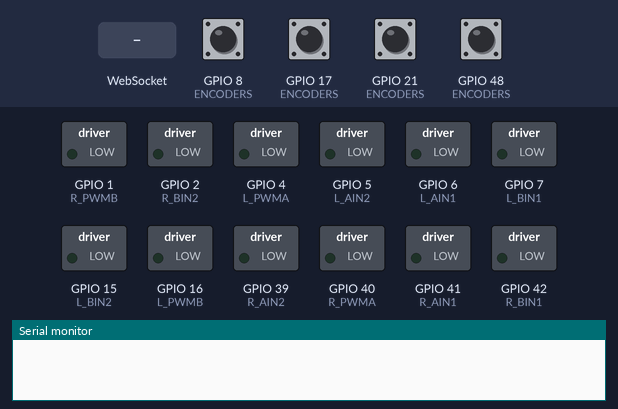
A program run on a simulated ESP32-S3. On the bench: switched loads named in the program (green lamp = pin HIGH), the last lines printed to the serial monitor. The inputs (shaded band) are chosen by the test bench; at power-on: GPIO 8 (ENCODERS), GPIO 17 (ENCODERS), GPIO 21 (ENCODERS), GPIO 48 (ENCODERS) HIGH. WiFi joins after 1.5 s; servers stay silent unless stated.

Above: at 0.0 s.
At 2.2 s:
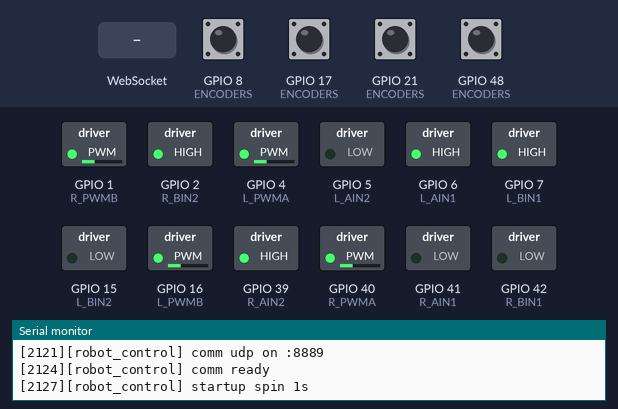
At 3.5 s:
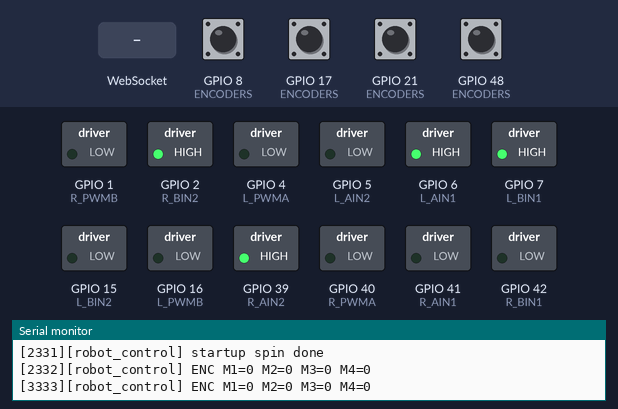
3.6 s: WebSocket text "1" received
Timing chart, 0 to 6.6 s (numbered marks = the images above; inputs shaded):
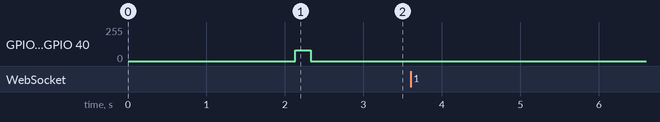

The program:

main.cpp
```cpp
#include <Arduino.h>
#include <ESPmDNS.h>
#include <ArduinoOTA.h>

#include "logger.h"
#include "config.h"
#include "motors.h"
#include "encoders.h"
#include "netservices.h"
#include "webcontrol.h"
#include "comm.h"

unsigned long lastBlink = 0;
unsigned long lastLog = 0;
bool ledState = false;

void setup() {
  Serial.begin(115200);
  delay(500);
  Serial.println("\n=== robot_control boot ===");

  setupWiFi();

  logger_begin();
  LOG("boot complete\n");

  if (MDNS.begin(HOSTNAME)) {
    LOG("mDNS started as robot_control.local\n");
  }

  setupOTA();

  setupEncoders();
  LOG("encoders ready\n");

  setupMotors();
  LOG("motors ready\n");

  setupWebControl();

  setupComm();
  LOG("comm ready\n");

  // startup spin for testing
  LOG("startup spin 1s\n");
  motorM1(true, START_DUTY);
  motorM2(true, START_DUTY);
  motorM3(true, START_DUTY);
  motorM4(true, START_DUTY);
  delay(200);
  motorsStop();
  LOG("startup spin done\n");
}

// Service OTA, blink LED and log encoder counts once per second
void loop() {

  ArduinoOTA.handle();

  commPoll();

  webControlLoop();

  unsigned long now = millis();

  // LED toggle
  if (now - lastBlink > 1000) {
    lastBlink = now;
    ledState = !ledState;
    neopixelWrite(RGB_PIN, 0, ledState ? 8 : 0, 0);
  }

  // log encoder counts
  if (now - lastLog > 1000) {
    lastLog = now;
    int32_t c[4];
    noInterrupts();
    for (int i = 0; i < 4; i++) c[i] = encoderCounts[i];
    interrupts();
    LOG("ENC M1=%ld M2=%ld M3=%ld M4=%ld\n",
        (long)c[0], (long)c[1], (long)c[2], (long)c[3]);
  }

  // send telemetry data in intervals
  static unsigned long lastTelem = 0;
  if (now - lastTelem > 50) {     // 20 Hz
    lastTelem = now;
    commSendTelemetry();
  }
}
```

comm.h
```cpp
#pragma once
#include <Arduino.h>

// Start UDP comm channel to the Raspberry Pi bridge.
void setupComm();

// Service incoming cmd packets + failsafe
void commPoll();

// Push telemetry (encoder counts + timestamp) to the Pi
void commSendTelemetry();
```

credentials_example.h
```cpp
#pragma once
#define WIFI_SSID ""
#define WIFI_PASS ""
#define OTA_PASSWORD ""
```

encoders.h
```cpp
#pragma once
#include <Arduino.h>

extern volatile int32_t encoderCounts[4];

// Configure encoder pins and attach one ISR per motor
void setupEncoders();
```

kinematics.h
```cpp
#pragma once
#include <Arduino.h>

// Wheel order matches the motor indices: 0=M1 (left-front), 1=M2 (left-rear),
// 2=M3 (right-front), 3=M4 (right-rear). Values are normalized to -100..100.
struct WheelSpeeds { int16_t m[4]; };

// Mecanum mixing.
//   vx    = strafe right (+) / left (-)
//   vy    = forward (+) / backward (-)
//   omega = rotate CCW (+) / CW (-)
//
inline WheelSpeeds mecanumMix(int vx, int vy, int omega) {
  int m1 = vy + vx + omega;  // left-front
  int m2 = vy - vx + omega;  // left-rear
  int m3 = vy - vx - omega;  // right-front
  int m4 = vy + vx - omega;  // right-rear

  int maxMag = max(max(abs(m1), abs(m2)), max(abs(m3), abs(m4)));
  if (maxMag > 100) {
    m1 = m1 * 100 / maxMag;
    m2 = m2 * 100 / maxMag;
    m3 = m3 * 100 / maxMag;
    m4 = m4 * 100 / maxMag;
  }

  return { { (int16_t)m1, (int16_t)m2, (int16_t)m3, (int16_t)m4 } };
}
```

logger.h
```cpp
#pragma once
#include <Arduino.h>

void logger_begin(uint16_t port = 4444);
void logger_log(const char* fmt, ...);

#define LOG(...) logger_log(__VA_ARGS__)
```

motors.h
```cpp
#pragma once
#include <Arduino.h>

// Init direction pins and PWM channels, leave all motors stopped
void setupMotors();

// Drive left-front motor: direction + duty
void motorM1(bool fwd, uint8_t duty);

// Drive left-rear motor: direction + duty
void motorM2(bool fwd, uint8_t duty);

// Drive right-front motor; polarity inverted (right side mirrored)
void motorM3(bool fwd, uint8_t duty);

// Drive right-rear motor; polarity inverted (right side mirrored)
void motorM4(bool fwd, uint8_t duty);

// Cut PWM on all four motors
void motorsStop();

// Drive a single motor by signed speed (-255..255); sign sets direction.
// Index: 0=M1, 1=M2, 2=M3, 3=M4.
void setMotor(uint8_t idx, int16_t speed);

// Mix a drive command (vx strafe, vy forward, omega rotate; each ~ -100..100)
// through the mecanum kinematics and apply it to all four wheels.
void driveRobot(int vx, int vy, int omega);
```

netservices.h
```cpp
#pragma once

void setupWiFi();

// Register OTA update handlers and start the service
void setupOTA();
```

webcontrol.h
```cpp
#pragma once

// Start the HTTP server (serves the joystick page) and the /ws WebSocket.
void setupWebControl();

// Service the WebSocket and push the current command to the motors.
void webControlLoop();
```

webpage.h
```cpp
#pragma once
#include <Arduino.h>

// Control page served at "/". Talks raw binary over /ws:
//   3 signed bytes per frame -> [vx, vy, omega], each -100..100.
static const char INDEX_HTML[] PROGMEM = R"HTML(
<!DOCTYPE html>
<html lang="en">
<head>
<meta charset="utf-8">
<meta name="viewport" content="width=device-width, initial-scale=1, maximum-scale=1, user-scalable=no">
<title>robot control</title>
<style>
  :root { color-scheme: dark; }
  * { box-sizing: border-box; }
  html, body {
    margin: 0; height: 100%;
    background: #0e0f13; color: #e6e7ea;
    font-family: ui-sans-serif, system-ui, -apple-system, sans-serif;
    overflow: hidden; touch-action: none; user-select: none;
  }
  body { display: flex; flex-direction: column; align-items: center; }
  header {
    width: 100%; padding: 14px 16px;
    display: flex; align-items: center; justify-content: space-between;
    border-bottom: 1px solid #23252c;
  }
  h1 { font-size: 15px; font-weight: 600; margin: 0; letter-spacing: .02em; }
  #status { font-size: 13px; padding: 4px 10px; border-radius: 999px; background: #2a2d35; }
  #status.ok  { background: #14361f; color: #6ee7a0; }
  #status.bad { background: #3a1820; color: #f08a9b; }
  main { flex: 1; width: 100%; display: flex; align-items: center; justify-content: center; }
  #pad {
    position: relative;
    width: min(76vw, 320px); height: min(76vw, 320px);
    border-radius: 50%;
    background: radial-gradient(circle at 50% 50%, #1a1c22 0%, #131419 70%);
    border: 1px solid #2a2d35;
    touch-action: none;
  }
  #knob {
    position: absolute; left: 50%; top: 50%;
    width: 34%; height: 34%;
    border-radius: 50%;
    background: radial-gradient(circle at 40% 35%, #4f8cff, #2a5fd6);
    box-shadow: 0 6px 20px rgba(0,0,0,.45);
    transform: translate(-50%, -50%);
    transition: transform .05s linear;
  }
  footer {
    width: 100%; padding: 10px 16px 18px;
    display: flex; justify-content: center; gap: 22px;
    font-variant-numeric: tabular-nums; font-size: 13px; color: #9aa0ab;
  }
  footer b { color: #e6e7ea; font-weight: 600; }
  #speedbox {
    width: 100%; padding: 4px 16px 14px;
    display: flex; align-items: center; gap: 12px;
  }
  #speedbox label { font-size: 13px; color: #9aa0ab; white-space: nowrap; }
  #speedbox b { color: #e6e7ea; font-weight: 600; font-variant-numeric: tabular-nums; }
  #speed {
    flex: 1; height: 28px; -webkit-appearance: none; appearance: none;
    background: transparent; touch-action: none;
  }
  #speed::-webkit-slider-runnable-track {
    height: 6px; border-radius: 999px; background: #2a2d35;
  }
  #speed::-moz-range-track {
    height: 6px; border-radius: 999px; background: #2a2d35;
  }
  #speed::-webkit-slider-thumb {
    -webkit-appearance: none; appearance: none; margin-top: -9px;
    width: 24px; height: 24px; border-radius: 50%;
    background: radial-gradient(circle at 40% 35%, #4f8cff, #2a5fd6);
    box-shadow: 0 3px 10px rgba(0,0,0,.45);
  }
  #speed::-moz-range-thumb {
    width: 24px; height: 24px; border: none; border-radius: 50%;
    background: radial-gradient(circle at 40% 35%, #4f8cff, #2a5fd6);
    box-shadow: 0 3px 10px rgba(0,0,0,.45);
  }
</style>
</head>
<body>
  <header>
    <h1>robot_control</h1>
    <span id="status" class="bad">offline</span>
  </header>
  <main>
    <div id="pad"><div id="knob"></div></div>
  </main>
  <div id="speedbox">
    <label>speed</label>
    <input id="speed" type="range" min="0" max="100" value="100">
    <b id="spv">100</b>
  </div>
  <footer>
    <span>vx <b id="vx">0</b></span>
    <span>vy <b id="vy">0</b></span>
    <span>&omega; <b id="om">0</b></span>
  </footer>

<script>
const pad = document.getElementById('pad');
const knob = document.getElementById('knob');
const statusEl = document.getElementById('status');
const vxEl = document.getElementById('vx');
const vyEl = document.getElementById('vy');
const omEl = document.getElementById('om');
const speedEl = document.getElementById('speed');
const spvEl = document.getElementById('spv');

let cmd = { vx: 0, vy: 0, omega: 0 };   // current command, -100..100
let speed = 100;                        // overall throttle 0..100
let dragging = false;

speedEl.addEventListener('input', () => {
  speed = parseInt(speedEl.value, 10);
  spvEl.textContent = speed;
  sendCmd();
});

// ---- WebSocket ----
let ws;
function connect() {
  ws = new WebSocket('ws://' + location.host + '/ws');
  ws.binaryType = 'arraybuffer';
  ws.onopen  = () => { statusEl.textContent = 'connected'; statusEl.className = 'ok'; };
  ws.onclose = () => { statusEl.textContent = 'offline';   statusEl.className = 'bad'; setTimeout(connect, 800); };
  ws.onerror = () => { ws.close(); };
}
connect();

function sendCmd() {
  if (!ws || ws.readyState !== 1) return;
  const clamp = v => Math.max(-100, Math.min(100, Math.round(v)));
  const sp = Math.max(0, Math.min(100, Math.round(speed)));
  ws.send(new Int8Array([clamp(cmd.vx), clamp(cmd.vy), clamp(cmd.omega), sp]).buffer);
}

// 10 Hz heartbeat: keeps the failsafe alive and resends a held position
setInterval(sendCmd, 100);

// ---- Joystick ----
function setKnob(nx, ny) {            // nx, ny in -1..1
  const r = pad.clientWidth / 2;
  knob.style.transform =
    `translate(calc(-50% + ${nx * r * 0.6}px), calc(-50% + ${ny * r * 0.6}px))`;
}

function updateFromPoint(clientX, clientY) {
  const rect = pad.getBoundingClientRect();
  const cx = rect.left + rect.width / 2;
  const cy = rect.top + rect.height / 2;
  let dx = (clientX - cx) / (rect.width / 2);
  let dy = (clientY - cy) / (rect.height / 2);
  const mag = Math.hypot(dx, dy);
  if (mag > 1) { dx /= mag; dy /= mag; }   // clamp to unit circle

  setKnob(dx, dy);
  cmd.vx = dx * 100;            // right = +x
  cmd.vy = -dy * 100;           // up = forward = +y
  cmd.omega = 0;                // rotation not mapped yet
  vxEl.textContent = Math.round(cmd.vx);
  vyEl.textContent = Math.round(cmd.vy);
  omEl.textContent = Math.round(cmd.omega);
  sendCmd();
}

function release() {
  dragging = false;
  cmd = { vx: 0, vy: 0, omega: 0 };
  setKnob(0, 0);
  vxEl.textContent = vyEl.textContent = omEl.textContent = '0';
  sendCmd();
}

pad.addEventListener('pointerdown', e => {
  dragging = true; pad.setPointerCapture(e.pointerId);
  updateFromPoint(e.clientX, e.clientY);
});
pad.addEventListener('pointermove', e => { if (dragging) updateFromPoint(e.clientX, e.clientY); });
pad.addEventListener('pointerup', release);
pad.addEventListener('pointercancel', release);
</script>
</body>
</html>
)HTML";
```

comm.cpp
```cpp
#include "comm.h"
#include "config.h"
#include "motors.h"
#include "encoders.h"
#include "logger.h"
#include <WiFi.h>
#include <WiFiUdp.h>

#define PKT_CMD   0x01
#define PKT_TELEM 0x02
#define PKT_HELLO 0x03

static WiFiUDP udp;
static const uint16_t LOCAL_PORT = 8889;
static const uint16_t PI_PORT    = 8890;

static IPAddress piAddr;
static bool      piKnown   = false;
static uint32_t  lastCmdMs = 0;
static uint32_t  lastAnnounceMs = 0;

void setupComm() {
  udp.begin(LOCAL_PORT);
  LOG("comm udp on :%u\n", LOCAL_PORT);
}

// Broadcast a initial packet so the Pi can learn the address without
// static IPs or mDNS. Stops once the Pi is known.
static void commAnnounce() {
  if (piKnown) return;

  uint32_t now = millis();
  if (now - lastAnnounceMs < 1000) return;
  lastAnnounceMs = now;

  IPAddress bcast = WiFi.localIP();
  bcast[3] = 255;                            // subnet broadcast

  uint8_t hello = PKT_HELLO;
  udp.beginPacket(bcast, PI_PORT);
  udp.write(&hello, 1);
  udp.endPacket();
}

void commPoll() {
  commAnnounce();

  int sz = udp.parsePacket();
  if (sz >= 7) {
    uint8_t buf[7];
    udp.read(buf, 7);
    if (buf[0] == PKT_CMD) {
      int16_t vx, vy, omega;
      memcpy(&vx,    buf + 1, 2);
      memcpy(&vy,    buf + 3, 2);
      memcpy(&omega, buf + 5, 2);

      piAddr    = udp.remoteIP();   // learn / refresh Pi address
      piKnown   = true;
      lastCmdMs = millis();

      driveRobot(vx, vy, omega);
    }
  }

  // Failsafe: no command within timeout -> stop
  if (piKnown && millis() - lastCmdMs > FAILSAFE_TIMEOUT_MS) {
    motorsStop();
  }
}

void commSendTelemetry() {
  if (!piKnown) return;

  int32_t c[4];
  noInterrupts();
  for (int i = 0; i < 4; i++) c[i] = encoderCounts[i];
  interrupts();

  uint32_t ts = millis();

  uint8_t buf[21];
  buf[0] = PKT_TELEM;
  memcpy(buf + 1,  c,   16);
  memcpy(buf + 17, &ts,  4);

  udp.beginPacket(piAddr, PI_PORT);
  udp.write(buf, 21);
  udp.endPacket();
}
```

encoders.cpp
```cpp
#include "encoders.h"
#include "config.h"

volatile int32_t encoderCounts[4] = {0, 0, 0, 0};

// Per-motor encoder ISR; counts up/down from A==B on channel-A edge
template <uint8_t IDX>
void IRAM_ATTR onEncoderA() {
  bool a = digitalRead(ENCODERS[IDX].a);
  bool b = digitalRead(ENCODERS[IDX].b);
  encoderCounts[IDX] += (a == b) ? 1 : -1;
}

// Configure encoder pins and attach one ISR per motor
void setupEncoders() {
  for (int i = 0; i < 4; i++) {
    pinMode(ENCODERS[i].a, INPUT);
    pinMode(ENCODERS[i].b, INPUT);
  }

  attachInterrupt(ENCODERS[0].a, onEncoderA<0>, CHANGE);
  attachInterrupt(ENCODERS[1].a, onEncoderA<1>, CHANGE);
  attachInterrupt(ENCODERS[2].a, onEncoderA<2>, CHANGE);
  attachInterrupt(ENCODERS[3].a, onEncoderA<3>, CHANGE);
}
```

logger.cpp
```cpp
#include "logger.h"
#include <WiFi.h>
#include <WiFiUdp.h>
#include <stdarg.h>

static WiFiUDP udp;
static uint16_t udpPort = 4444;
static IPAddress broadcastIP;
static bool initialized = false;

void logger_begin(uint16_t port) {
  udpPort = port;
  IPAddress ip   = WiFi.localIP();
  IPAddress mask = WiFi.subnetMask();
  for (int i = 0; i < 4; i++) {
    broadcastIP[i] = (ip[i] & mask[i]) | (~mask[i] & 0xFF);
  }
  udp.begin(udpPort);
  initialized = true;
}

void logger_log(const char* fmt, ...) {
  char buf[256];
  int n = snprintf(buf, sizeof(buf), "[%lu][robot_control] ", millis());

  va_list args;
  va_start(args, fmt);
  int n2 = vsnprintf(buf + n, sizeof(buf) - n, fmt, args);
  va_end(args);

  if (n2 < 0) return;
  int len = n + n2;
  if (len >= (int)sizeof(buf)) len = sizeof(buf) - 1;

  Serial.write((uint8_t*)buf, len);

  if (initialized && WiFi.status() == WL_CONNECTED) {
    udp.beginPacket(broadcastIP, udpPort);
    udp.write((uint8_t*)buf, len);
    udp.endPacket();
  }
}
```

motors.cpp
```cpp
#include "motors.h"
#include "config.h"
#include "kinematics.h"

// Init direction pins and PWM channels, leave all motors stopped
void setupMotors() {

  // Direction pins as outputs
  pinMode(L_AIN1, OUTPUT); pinMode(L_AIN2, OUTPUT);
  pinMode(L_BIN1, OUTPUT); pinMode(L_BIN2, OUTPUT);
  pinMode(R_AIN1, OUTPUT); pinMode(R_AIN2, OUTPUT);
  pinMode(R_BIN1, OUTPUT); pinMode(R_BIN2, OUTPUT);

  // Configure PWM channels
  ledcSetup(M1_CH, PWM_FREQ, PWM_RES);
  ledcSetup(M2_CH, PWM_FREQ, PWM_RES);
  ledcSetup(M3_CH, PWM_FREQ, PWM_RES);
  ledcSetup(M4_CH, PWM_FREQ, PWM_RES);
  ledcAttachPin(L_PWMA, M1_CH);
  ledcAttachPin(L_PWMB, M2_CH);
  ledcAttachPin(R_PWMA, M3_CH);
  ledcAttachPin(R_PWMB, M4_CH);

  // Start stopped
  ledcWrite(M1_CH, 0);
  ledcWrite(M2_CH, 0);
  ledcWrite(M3_CH, 0);
  ledcWrite(M4_CH, 0);
}

// Drive left-front motor: direction + duty
void motorM1(bool fwd, uint8_t duty) {
  digitalWrite(L_AIN1, fwd ? HIGH : LOW);
  digitalWrite(L_AIN2, fwd ? LOW  : HIGH);
  ledcWrite(M1_CH, duty);
}

// Drive left-rear motor: direction + duty
void motorM2(bool fwd, uint8_t duty) {
  digitalWrite(L_BIN1, fwd ? HIGH : LOW);
  digitalWrite(L_BIN2, fwd ? LOW  : HIGH);
  ledcWrite(M2_CH, duty);
}

// Drive right-front motor; polarity inverted (right side mirrored)
void motorM3(bool fwd, uint8_t duty) {
  digitalWrite(R_AIN1, fwd ? LOW  : HIGH);
  digitalWrite(R_AIN2, fwd ? HIGH : LOW);
  ledcWrite(M3_CH, duty);
}

// Drive right-rear motor; polarity inverted (right side mirrored)
void motorM4(bool fwd, uint8_t duty) {
  digitalWrite(R_BIN1, fwd ? LOW  : HIGH);
  digitalWrite(R_BIN2, fwd ? HIGH : LOW);
  ledcWrite(M4_CH, duty);
}

// Cut PWM on all four motors
void motorsStop() {
  ledcWrite(M1_CH, 0);
  ledcWrite(M2_CH, 0);
  ledcWrite(M3_CH, 0);
  ledcWrite(M4_CH, 0);
}

// Drive a single motor by signed speed (-255..255); sign sets direction.
void setMotor(uint8_t idx, int16_t speed) {
  if (speed >  255) speed =  255;
  if (speed < -255) speed = -255;

  bool    fwd  = (speed >= 0);
  uint8_t duty = (uint8_t)abs(speed);

  switch (idx) {
    case 0: motorM1(fwd, duty); break;
    case 1: motorM2(fwd, duty); break;
    case 2: motorM3(fwd, duty); break;
    case 3: motorM4(fwd, duty); break;
  }
}

// Mix a drive command through the mecanum kinematics and apply it.
void driveRobot(int vx, int vy, int omega) {
  WheelSpeeds w = mecanumMix(vx, vy, omega);

  for (int i = 0; i < 4; i++) {
    // Scale normalized -100..100 to PWM duty -255..255
    int duty = (int)w.m[i] * 255 / 100;

    // Floor nonzero commands to the stiction-break threshold
    if (duty > 0 && duty <  MIN_MOVE_DUTY) duty =  MIN_MOVE_DUTY;
    if (duty < 0 && duty > -MIN_MOVE_DUTY) duty = -MIN_MOVE_DUTY;

    setMotor(i, (int16_t)duty);
  }
}
```

Source omitted: netservices.cpp (1041 bytes), webcontrol.cpp (2164 bytes), config.h (1698 bytes)
